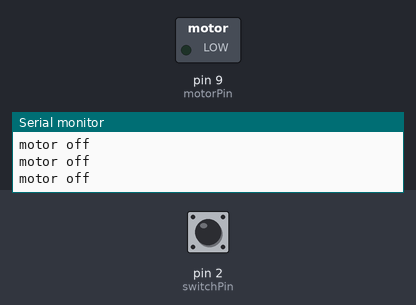
The sketch below on a simulated Arduino Uno, built with avr-gcc and run on an emulated ATmega328P. Shown: switched loads named in the sketch (green lamp = pin HIGH), the last lines printed to the serial monitor. Dashed ring = blinking. Inputs (shaded band) come from the test bench; at power-on: pin 2 (switchPin) LOW.

Above: at 1.2 s.
1.3 s: pin 2 (switchPin) pulled HIGH for 0.15 s
At 1.38 s:
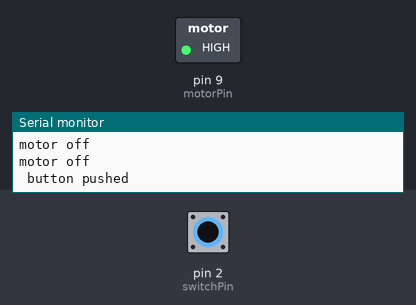
2.9 s: pin 2 (switchPin) pulled HIGH for 1 s
At 4.8 s:
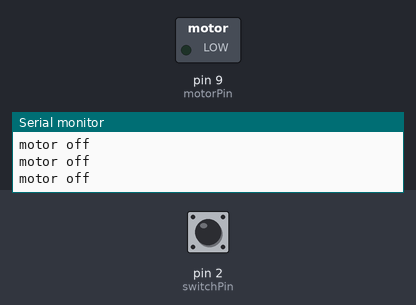
6.9 s: pin 2 (switchPin) pulled HIGH for 3.2 s
At 7.2 s:
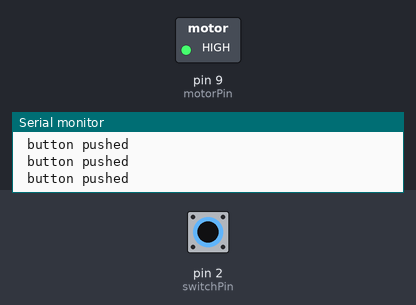
11.6 s: pin 2 (switchPin) pulsed HIGH 2 times (0.12 s each, 0.3 s apart)
At 11.67 s:
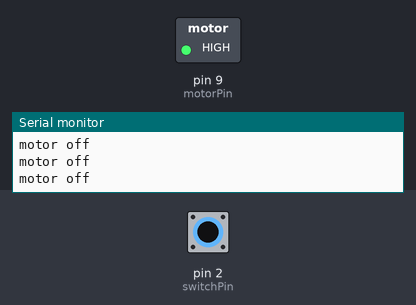
15.2 s: pin 2 (switchPin) driven HIGH
At 15.9 s:
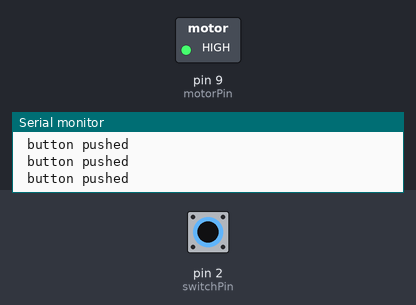
18.2 s: pin 2 (switchPin) driven LOW
At 19.7 s:
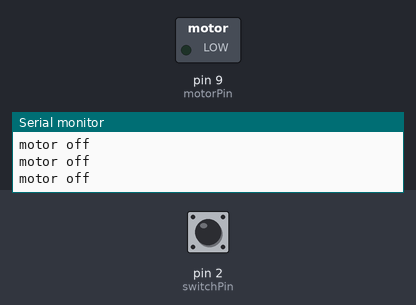
Timing chart, 0 to 20.7 s (numbered marks = the images above; inputs shaded):
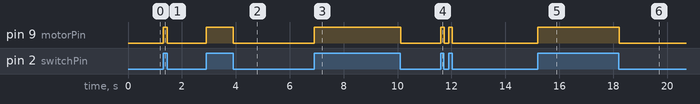

The sketch:

dc.ino
```cpp
const int switchPin = 2;
const int motorPin = 9;
int switchState = 0;

void setup() {
  Serial.begin(9600);
  pinMode(motorPin, OUTPUT);
  pinMode(switchPin, INPUT);
}

void loop() {
  switchState = digitalRead(switchPin);
  if (switchState == HIGH) {
    digitalWrite(motorPin, HIGH);
    Serial.println(" button pushed");
  }
  else {
    digitalWrite(motorPin, LOW);
    Serial.println("motor off");
  }
}
```

Measured:
- after the input at 1.3 s, pin 9 (motorPin): LOW → HIGH at once, → LOW 0.15 s later
- after the input at 2.9 s, pin 9 (motorPin): LOW → HIGH at once, → LOW 1.0 s later
- after the input at 6.9 s, pin 9 (motorPin): LOW → HIGH at once, → LOW 3.2 s later
- after the input at 11.6 s, pin 9 (motorPin): alternates HIGH for 0.12 s and LOW for 0.17 s, 4 changes in all, then stays LOW, starting at once
- after the input at 15.2 s, pin 9 (motorPin): LOW → HIGH at once
- after the input at 18.2 s, pin 9 (motorPin): HIGH → LOW at once
